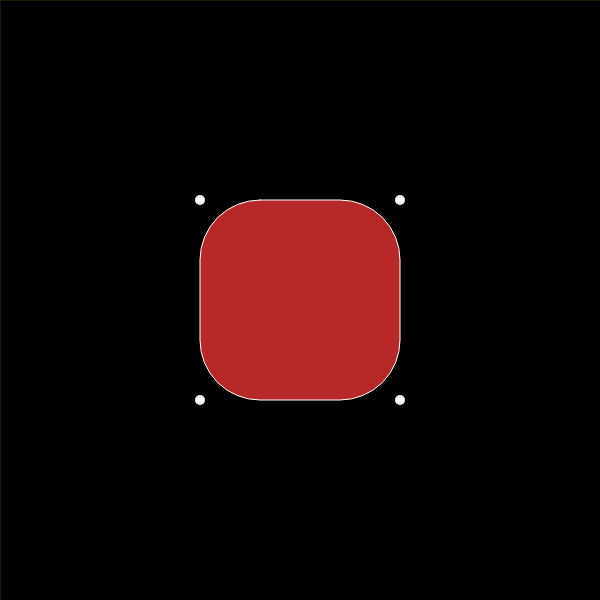
Frame 1 (no input)
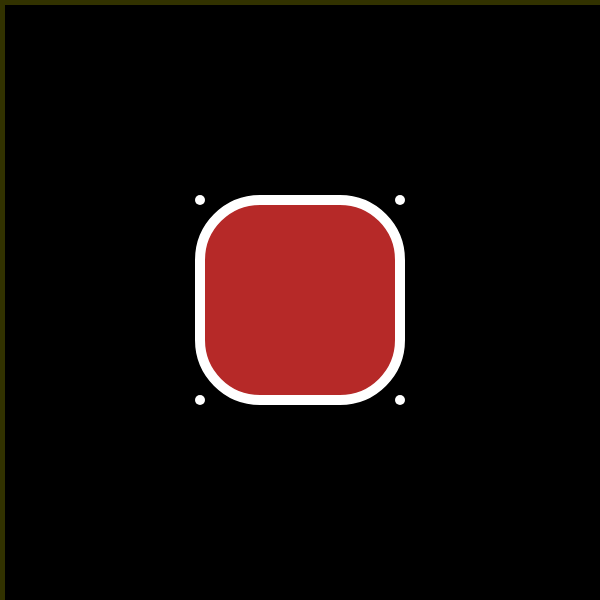
Frame 60 (no input)
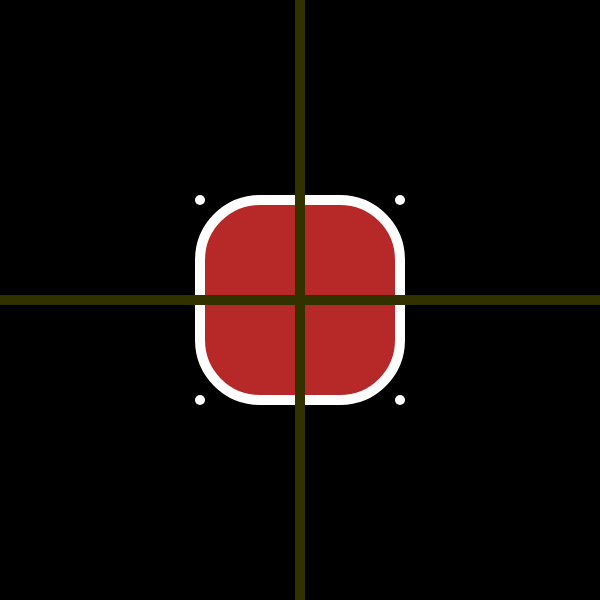
Frame 120 (the mouse pressed at the canvas centre since frame 60)

The p5.js sketch that drew these frames (run headless with seeded random() and noise() and a simulated clock; from frame 60 on, the mouse is pressed at the canvas centre):

// p5.js sketch
// ── sketch.js
function setup() {
  createCanvas(600, 600);
  noCursor();
}

function draw() {
  
  background(0);
  
  stroke(255)
  
  fill(182, 41, 40)
  rect(200, 200 , 200 , 200, 60);
   
 stroke (50, 50, 0)
  line(mouseX, 0, mouseX, 600);
  line(0, mouseY, 600, mouseY);
  
  
  strokeWeight(10);
  stroke (255)
beginShape(POINTS);
vertex(400, 200);
vertex(400, 400);
vertex(200, 400);
vertex(200, 200);
endShape();
  

}
